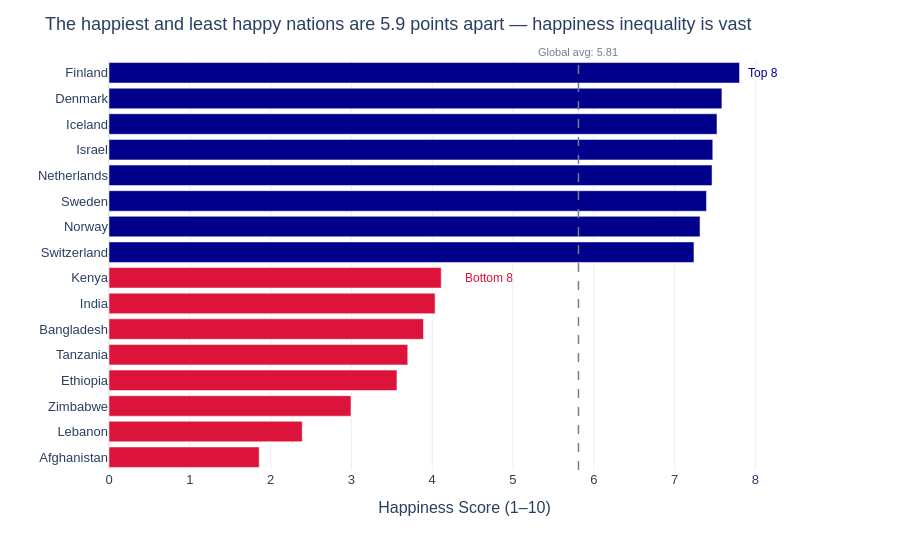

Notebook code cell kept with this figure:
### Markdown cell above
---
## Task 2 — Bottom vs. Top: A Contrast Story

### Code cell
# prep data
top8 = df.nlargest(8,'Happiness_Score').assign(Group='Top 8')
bottom8 = df.nsmallest(8,'Happiness_Score').assign(Group='Bottom 8')
combined = pd.concat([bottom8, top8]).sort_values('Happiness_Score').reset_index(drop=True)
global_avg = df['Happiness_Score'].mean()

# set colors for the top and bottom groups
colors = ['darkblue' if g == 'Top 8' else 'crimson' for g in combined['Group']]



fig = px.bar(
    data_frame=combined,
    x='Happiness_Score', y='Country',
    orientation='h',
    color='Group',
    color_discrete_map={'Top 8': 'darkblue', 'Bottom 8': 'crimson'},
    hover_data={'Region': True, 'Happiness_Score': ':.2f', 'Group': False, 'Happiness_Score': True},
    template='plotly_white'
)


# adding the average vertical line
fig.add_vline(x=global_avg, 
              line_dash='dash', line_color='slategrey', line_width=1.5,
              annotation_text=f'Global avg: {global_avg:.2f}',
              annotation_position='top', 
              annotation_font=dict(size=11, color='slategrey'))


# adding the text highlighting the gap, top and bottom numbers- global average reference line gives a meaningful anchor 


gap = top8['Happiness_Score'].max() - bottom8['Happiness_Score'].min()

fig.add_annotation(x=8.1, y=15, 
                   text='Top 8',
                   showarrow=False, 
                   font=dict(color='darkblue', size=12))

fig.add_annotation(x=4.7, y=7, 
                   text='Bottom 8',
                   showarrow=False, 
                   font=dict(color='crimson', size=12))

fig.update_layout(
    title=f'The happiest and least happy nations are {gap:.1f} points apart — happiness inequality is vast',
    xaxis=dict(range=[0, 8.8], gridcolor='#EEEEEE', title='Happiness Score (1–10)'),
    yaxis=dict(title=''),
    font=dict(family='Arial', size=13),
    showlegend=False,
    height=550
)
fig.show()

### Figure 1 — Plotly figure (JSON) as saved in the notebook; plotly's stock layout.template omitted (floating-point values rounded to 4 significant figures)
{"data": [{"customdata": [["South Asia", "Bottom 8"], ["Middle East and North Africa", "Bottom 8"], ["Sub-Saharan Africa", "Bottom 8"], ["Sub-Saharan Africa", "Bottom 8"], ["Sub-Saharan Africa", "Bottom 8"], ["South Asia", "Bottom 8"], ["South Asia", "Bottom 8"], ["Sub-Saharan Africa", "Bottom 8"]], "hovertemplate": "Happiness_Score=%{x}<br>Country=%{y}<br>Region=%{customdata[0]}<extra></extra>", "legendgroup": "Bottom 8", "marker": {"color": "crimson", "pattern": {"shape": ""}}, "name": "Bottom 8", "orientation": "h", "showlegend": true, "textposition": "auto", "type": "bar", "x": [1.859, 2.392, 2.995, 3.564, 3.698, 3.892, 4.036, 4.112], "xaxis": "x", "y": ["Afghanistan", "Lebanon", "Zimbabwe", "Ethiopia", "Tanzania", "Bangladesh", "India", "Kenya"], "yaxis": "y"}, {"customdata": [["Western Europe", "Top 8"], ["Western Europe", "Top 8"], ["Western Europe", "Top 8"], ["Western Europe", "Top 8"], ["Middle East and North Africa", "Top 8"], ["Western Europe", "Top 8"], ["Western Europe", "Top 8"], ["Western Europe", "Top 8"]], "hovertemplate": "Happiness_Score=%{x}<br>Country=%{y}<br>Region=%{customdata[0]}<extra></extra>", "legendgroup": "Top 8", "marker": {"color": "darkblue", "pattern": {"shape": ""}}, "name": "Top 8", "orientation": "h", "showlegend": true, "textposition": "auto", "type": "bar", "x": [7.24, 7.315, 7.395, 7.464, 7.473, 7.525, 7.586, 7.804], "xaxis": "x", "y": ["Switzerland", "Norway", "Sweden", "Netherlands", "Israel", "Iceland", "Denmark", "Finland"], "yaxis": "y"}], "layout": {"annotations": [{"font": {"color": "slategrey", "size": 11}, "showarrow": false, "text": "Global avg: 5.81", "x": 5.811, "xanchor": "center", "xref": "x", "y": 1, "yanchor": "bottom", "yref": "y domain"}, {"font": {"color": "darkblue", "size": 12}, "showarrow": false, "text": "Top 8", "x": 8.1, "y": 15}, {"font": {"color": "crimson", "size": 12}, "showarrow": false, "text": "Bottom 8", "x": 4.7, "y": 7}], "barmode": "relative", "font": {"family": "Arial", "size": 13}, "height": 550, "legend": {"title": {"text": "Group"}, "tracegroupgap": 0}, "margin": {"t": 60}, "shapes": [{"line": {"color": "slategrey", "dash": "dash", "width": 1.5}, "type": "line", "x0": 5.811, "x1": 5.811, "xref": "x", "y0": 0, "y1": 1, "yref": "y domain"}], "showlegend": false, "title": {"text": "The happiest and least happy nations are 5.9 points apart — happiness inequality is vast"}, "xaxis": {"anchor": "y", "domain": [0, 1], "gridcolor": "#EEEEEE", "range": [0, 8.8], "title": {"text": "Happiness Score (1–10)"}}, "yaxis": {"anchor": "x", "domain": [0, 1], "title": {"text": ""}}}}
